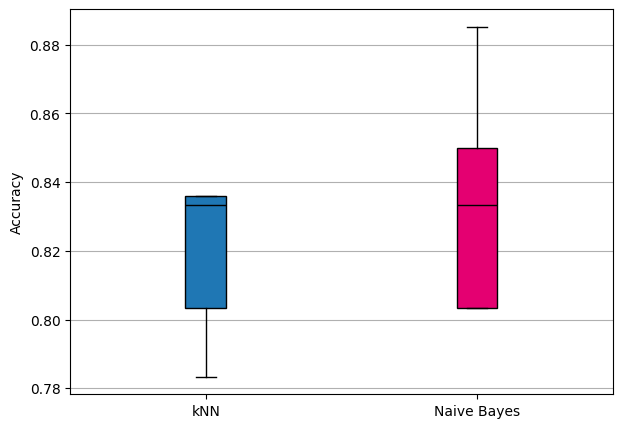

This figure's Python source:
import matplotlib.pyplot as plt, pandas as pd
from sklearn.model_selection import StratifiedKFold, cross_val_score
from sklearn.neighbors import KNeighborsClassifier
from sklearn.naive_bayes import GaussianNB
from sklearn.preprocessing import MinMaxScaler
from sklearn.pipeline import Pipeline

# Read the ARFF file and prepare data
df = pd.read_csv("./heart-disease.csv")
X, y = df.drop("target", axis=1), df["target"]

# Define cross-validation strategy
folds = StratifiedKFold(n_splits=5, shuffle=True, random_state=0)

# Create pipelines for scaling
knn_pipeline = Pipeline([("scaler", MinMaxScaler()), ("knn", KNeighborsClassifier(n_neighbors=5))])
nb_pipeline = Pipeline([("scaler", MinMaxScaler()), ("nb", GaussianNB())])

# Evaluate classifiers
knn_accs = cross_val_score(knn_pipeline, X, y, cv=folds, scoring="accuracy")
nb_accs = cross_val_score(nb_pipeline, X, y, cv=folds, scoring="accuracy")

# Plot boxplots
plt.figure(figsize=(7, 5))
b_plot = plt.boxplot(
    [knn_accs, nb_accs], patch_artist=True, labels=["kNN", "Naive Bayes"]
)

colors = ["#1f77b4", "#E40071"]
for patch, color in zip(b_plot["boxes"], colors):
    patch.set_facecolor(color)
for median in b_plot["medians"]:
    median.set_color("black")

plt.ylabel("Accuracy")
plt.grid(axis="y")
plt.show()
